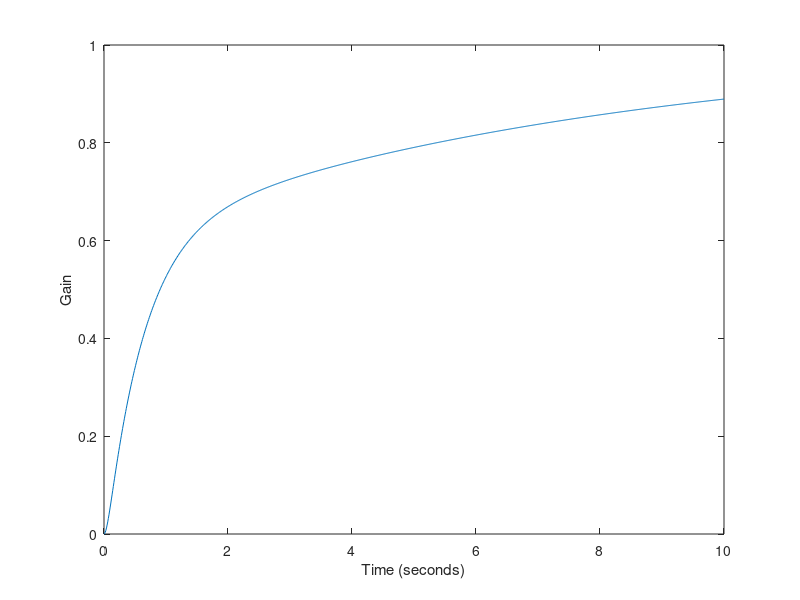
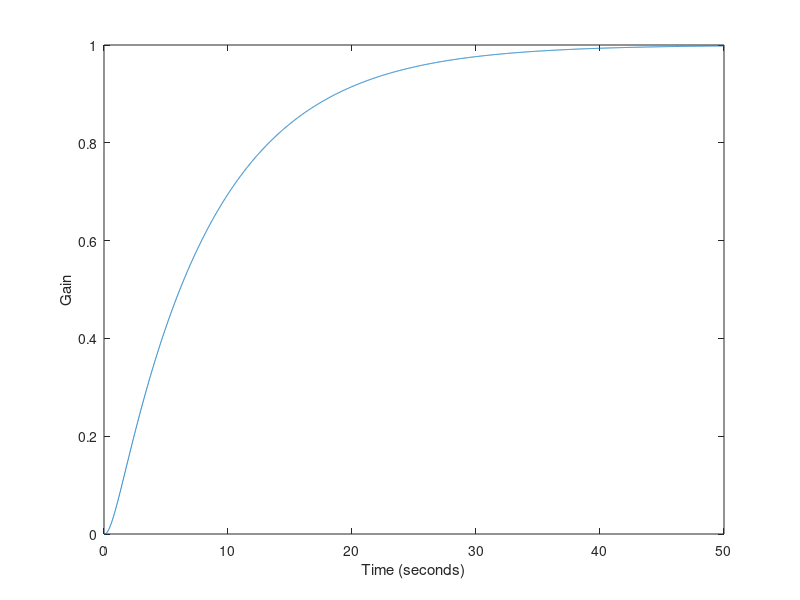
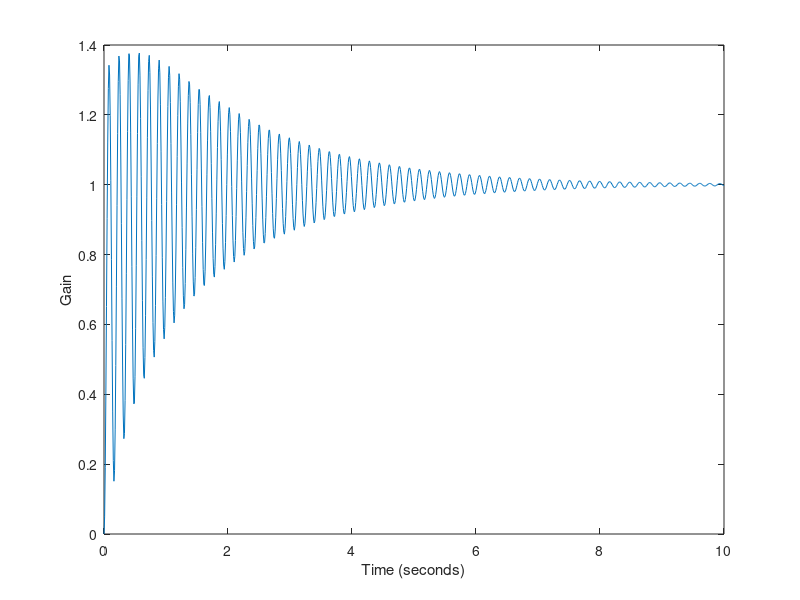
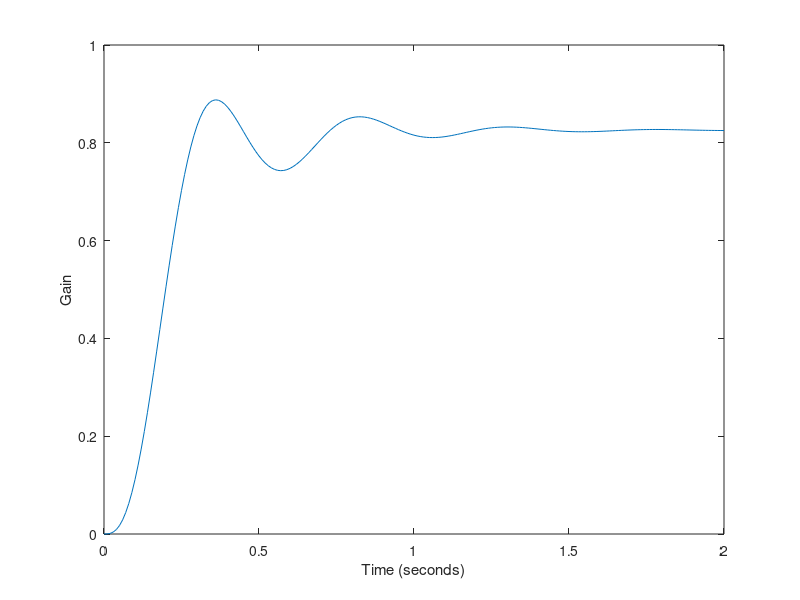

MATLAB code for these plots, in order:
%% Control Systems Homework 5 Problem 1
A1 = [-20, -2, 0, 0; 10, 0, -10, 0; 0, 5, -100, -5; 0, 0, 4, 0];
B1 = [2;0;0;0];
C1 = [0,1,0,0];
D1 = [0];
G1 = ss(A1,B1,C1,D1);
tf(G1)
zpk(G1)

t1 = 0:0.01:10;
y1 = step(G1,t1);
plot(t1, y1);
xlabel('Time (seconds)');
ylabel('Gain');

%% Control Systems Homework 5 Problem 2
A2 = [-20, -2, 0, 0; 10, 0, -10, 0; 0, 5, -100, -5; 0, 0, 4, 0];
B2 = [2;0;0;0];
C2 = [0,0,0,1];
D2 = [0];
G2 = ss(A2,B2,C2,D2);
tf(G2)
zpk(G2)

t2 = 0:0.01:50;
y2 = step(G2,t2);
figure;
plot(t2, abs(y2));
xlabel('Time (seconds)');
ylabel('Gain');


%% Control Systems Homework 5 Problem 3
A3 = [0, -10, 0, 0; 100, -0.2, -100, 0; 0, 5, 0, 5; 0, 0, -50, -83.33];
B3 = [10;0;0;0];
C3 = [0,1,0,0];
D3 = [0];
G3 = ss(A3,B3,C3,D3);
tf(G3)
zpk(G3)

t3 = 0:0.01:10;
y3 = step(G3,t3);
figure;
plot(t3, abs(y3));
xlabel('Time (seconds)');
ylabel('Gain');

%% Control Systems Homework 5 Problem 4
C4 = 0.01; R41 = 10; R42 = 100;
A4 = [-1/(C4*R42), -1/(C4*R41), 0; 1/(C4*R41), -1/(C4*R42), -1/(C4*R41); 0, 1/(C4*R41), -1/(C4*R42)-1/(C4*R41)];
B4 = [1/(C4*R41); 0; 0];
C4 = [0,0,1];
D4 = [0];
G4 = ss(A4,B4,C4,D4);
tf(G4)
zpk(G4)

t4 = 0:0.01:2;
y4 = step(G4,t4);
figure;
plot(t4, abs(y4));
xlabel('Time (seconds)');
ylabel('Gain');

%% Control Systems Homework 5 Problem 5
C5 = 0.01; R51 = 10; R52 = 100;
A5 = [-1/(C5*R52), -1/(C5*R51), 0,  0,  0,  0,  0,  0,  0,  0;...
        1/(C5*R51), -1/(C5*R52), -1/(C5*R51),   0,  0,  0,  0   0,  0,  0;...
        0, 1/(C5*R51), -1/(C5*R52), -1/(C5*R51),    0,  0,  0,  0,  0,  0;...
        0,  0,   1/(C5*R51), -1/(C5*R52), -1/(C5*R51),  0,  0,  0,  0,  0;...
        0,  0,  0,  1/(C5*R51), -1/(C5*R52), -1/(C5*R51), 0,  0,  0,  0;...
        0,  0,  0,  0, 1/(C5*R51), -1/(C5*R52), -1/(C5*R51), 0,  0,  0;...
        0,  0,  0,  0,  0,  1/(C5*R51), -1/(C5*R52), -1/(C5*R51),  0,  0;...
        0,  0,  0,  0,  0,  0,  1/(C5*R51), -1/(C5*R52), -1/(C5*R51),  0;...
        0,  0,  0,  0,  0,  0,  0,  1/(C5*R51), -1/(C5*R52), -1/(C5*R51);...
        0,  0,  0,  0,  0,  0,  0,  0,  1/(C5*R51), -1/(C5*R52) - 1/(C5*R51)];
B5 = [(1/(C5*R51)); 0; 0; 0; 0; 0; 0; 0; 0; 0];
C5 = [0,0,0,0,0,0,0,0,0,1];
D5 = [0];
G5 = ss(A5,B5,C5,D5);
tf(G5)
zpk(G5)

t5 = 0:0.01:3;
y5 = step(G5,t5);
figure;
plot(t5, abs(y5));
xlabel('Time (seconds)');
ylabel('Gain');
